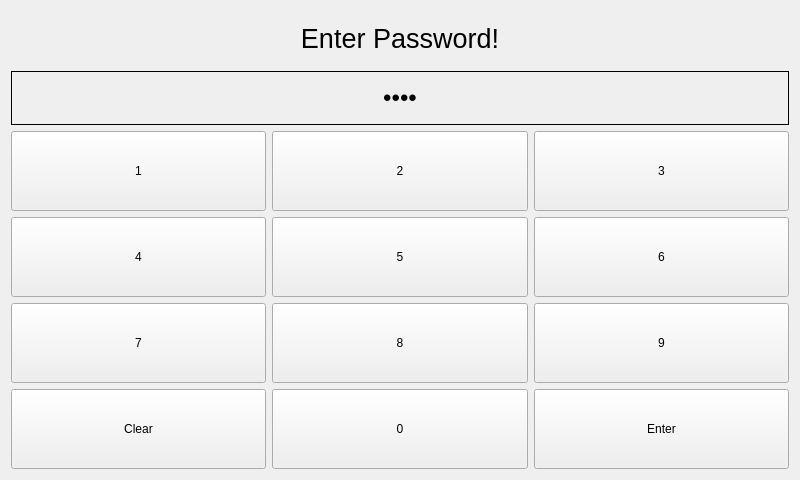
<?xml version="1.0" encoding="UTF-8"?>
<ui version="4.0">
 <class>AuthPage</class>
 <widget class="QWidget" name="AuthPage">
  <property name="geometry">
   <rect>
    <x>0</x>
    <y>0</y>
    <width>800</width>
    <height>480</height>
   </rect>
  </property>
  <property name="windowTitle">
   <string>Authentication</string>
  </property>
  <layout class="QVBoxLayout" name="verticalLayout">
   <item>
    <widget class="QLabel" name="label">
     <property name="font">
      <font>
       <pointsize>20</pointsize>
      </font>
     </property>
     <property name="text">
      <string>Enter Password!</string>
     </property>
     <property name="alignment">
      <set>Qt::AlignCenter</set>
     </property>
    </widget>
   </item>
   <item>
    <widget class="QLabel" name="pin_display">
     <property name="font">
      <font>
       <pointsize>-1</pointsize>
       <kerning>true</kerning>
      </font>
     </property>
     <property name="styleSheet">
      <string>font-size: 24px; border: 1px solid black; padding: 10px;</string>
     </property>
     <property name="text">
      <string>••••</string>
     </property>
     <property name="alignment">
      <set>Qt::AlignCenter</set>
     </property>
    </widget>
   </item>
   <item>
    <layout class="QGridLayout" name="gridLayout">
     <item row="0" column="0">
      <widget class="QPushButton" name="btn_1">
       <property name="sizePolicy">
        <sizepolicy hsizetype="Minimum" vsizetype="Fixed">
         <horstretch>100</horstretch>
         <verstretch>100</verstretch>
        </sizepolicy>
       </property>
       <property name="minimumSize">
        <size>
         <width>80</width>
         <height>80</height>
        </size>
       </property>
       <property name="text">
        <string>1</string>
       </property>
      </widget>
     </item>
     <item row="0" column="1">
      <widget class="QPushButton" name="btn_2">
       <property name="sizePolicy">
        <sizepolicy hsizetype="Minimum" vsizetype="Fixed">
         <horstretch>100</horstretch>
         <verstretch>100</verstretch>
        </sizepolicy>
       </property>
       <property name="minimumSize">
        <size>
         <width>80</width>
         <height>80</height>
        </size>
       </property>
       <property name="text">
        <string>2</string>
       </property>
      </widget>
     </item>
     <item row="0" column="2">
      <widget class="QPushButton" name="btn_3">
       <property name="sizePolicy">
        <sizepolicy hsizetype="Minimum" vsizetype="Fixed">
         <horstretch>100</horstretch>
         <verstretch>100</verstretch>
        </sizepolicy>
       </property>
       <property name="minimumSize">
        <size>
         <width>80</width>
         <height>80</height>
        </size>
       </property>
       <property name="text">
        <string>3</string>
       </property>
      </widget>
     </item>
     <item row="1" column="0">
      <widget class="QPushButton" name="btn_4">
       <property name="minimumSize">
        <size>
         <width>80</width>
         <height>80</height>
        </size>
       </property>
       <property name="text">
        <string>4</string>
       </property>
      </widget>
     </item>
     <item row="1" column="1">
      <widget class="QPushButton" name="btn_5">
       <property name="minimumSize">
        <size>
         <width>80</width>
         <height>80</height>
        </size>
       </property>
       <property name="text">
        <string>5</string>
       </property>
      </widget>
     </item>
     <item row="1" column="2">
      <widget class="QPushButton" name="btn_6">
       <property name="sizePolicy">
        <sizepolicy hsizetype="Minimum" vsizetype="Minimum">
         <horstretch>100</horstretch>
         <verstretch>100</verstretch>
        </sizepolicy>
       </property>
       <property name="minimumSize">
        <size>
         <width>80</width>
         <height>80</height>
        </size>
       </property>
       <property name="text">
        <string>6</string>
       </property>
      </widget>
     </item>
     <item row="2" column="0">
      <widget class="QPushButton" name="btn_7">
       <property name="minimumSize">
        <size>
         <width>80</width>
         <height>80</height>
        </size>
       </property>
       <property name="text">
        <string>7</string>
       </property>
      </widget>
     </item>
     <item row="2" column="1">
      <widget class="QPushButton" name="btn_8">
       <property name="minimumSize">
        <size>
         <width>80</width>
         <height>80</height>
        </size>
       </property>
       <property name="text">
        <string>8</string>
       </property>
      </widget>
     </item>
     <item row="2" column="2">
      <widget class="QPushButton" name="btn_9">
       <property name="sizePolicy">
        <sizepolicy hsizetype="Minimum" vsizetype="Minimum">
         <horstretch>100</horstretch>
         <verstretch>100</verstretch>
        </sizepolicy>
       </property>
       <property name="minimumSize">
        <size>
         <width>80</width>
         <height>80</height>
        </size>
       </property>
       <property name="text">
        <string>9</string>
       </property>
      </widget>
     </item>
     <item row="3" column="0">
      <widget class="QPushButton" name="btn_clear">
       <property name="minimumSize">
        <size>
         <width>80</width>
         <height>80</height>
        </size>
       </property>
       <property name="text">
        <string>Clear</string>
       </property>
      </widget>
     </item>
     <item row="3" column="1">
      <widget class="QPushButton" name="btn_0">
       <property name="minimumSize">
        <size>
         <width>80</width>
         <height>80</height>
        </size>
       </property>
       <property name="text">
        <string>0</string>
       </property>
      </widget>
     </item>
     <item row="3" column="2">
      <widget class="QPushButton" name="btn_enter">
       <property name="sizePolicy">
        <sizepolicy hsizetype="Minimum" vsizetype="Minimum">
         <horstretch>100</horstretch>
         <verstretch>100</verstretch>
        </sizepolicy>
       </property>
       <property name="minimumSize">
        <size>
         <width>80</width>
         <height>80</height>
        </size>
       </property>
       <property name="text">
        <string>Enter</string>
       </property>
      </widget>
     </item>
    </layout>
   </item>
  </layout>
 </widget>
 <resources/>
 <connections/>
</ui>
